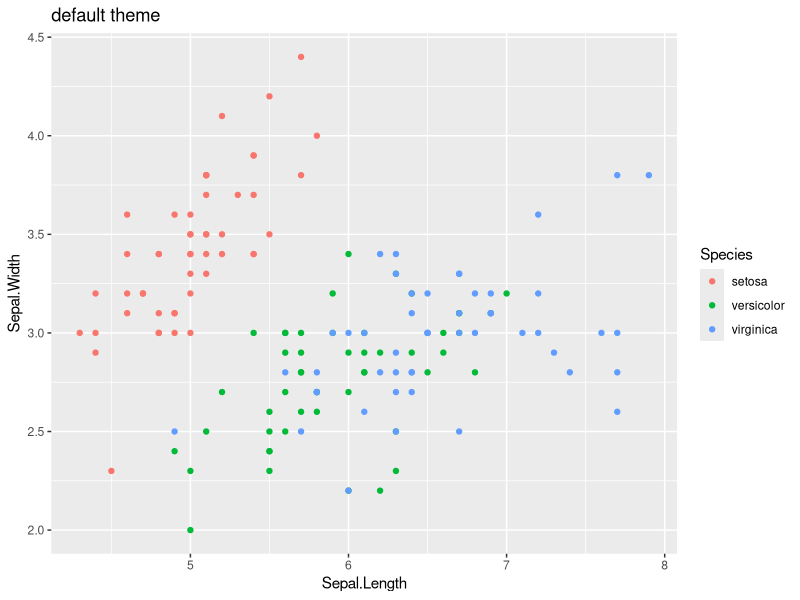

The R script that drew this image:
## ---- chunk 1
library(knitr)
options(replace.assign=TRUE,width=90,xtable.comment = F)
opts_chunk$set(fig.show='hold',tidy=FALSE,
  fig.width=8,fig.height=8,fig.scap=NA,highlight = T)
if (identical(knitr:::pandoc_to(), 'latex')) {
	knit_hooks$set(plot = hook_plot_tex)
	opts_chunk$set(fig.align="center",out.width="3in",out.height="3in")
}
if (identical(knitr:::pandoc_to(), 'html')) knit_hooks$set(plot = hook_plot_html)
## ---- chunk 2
library(xtable)
library(ggplot2)
library(ggthemes)
## ---- chunk 3
# constants/calculations we do not show in the text
numlist  =   10 # number of observations in iris data set that is listed
## ---- chunk 4
data(iris)
## ---- chunk 5
xtable(iris[1:numlist,],row.names=F,longtable=F)
## ---- chunk 6
p <- ggplot(iris, aes(Sepal.Length, Sepal.Width, colour = Species)) + 
  geom_point() 
p + labs(title = 'default theme')
## ---- chunk 7
sessionInfo()
